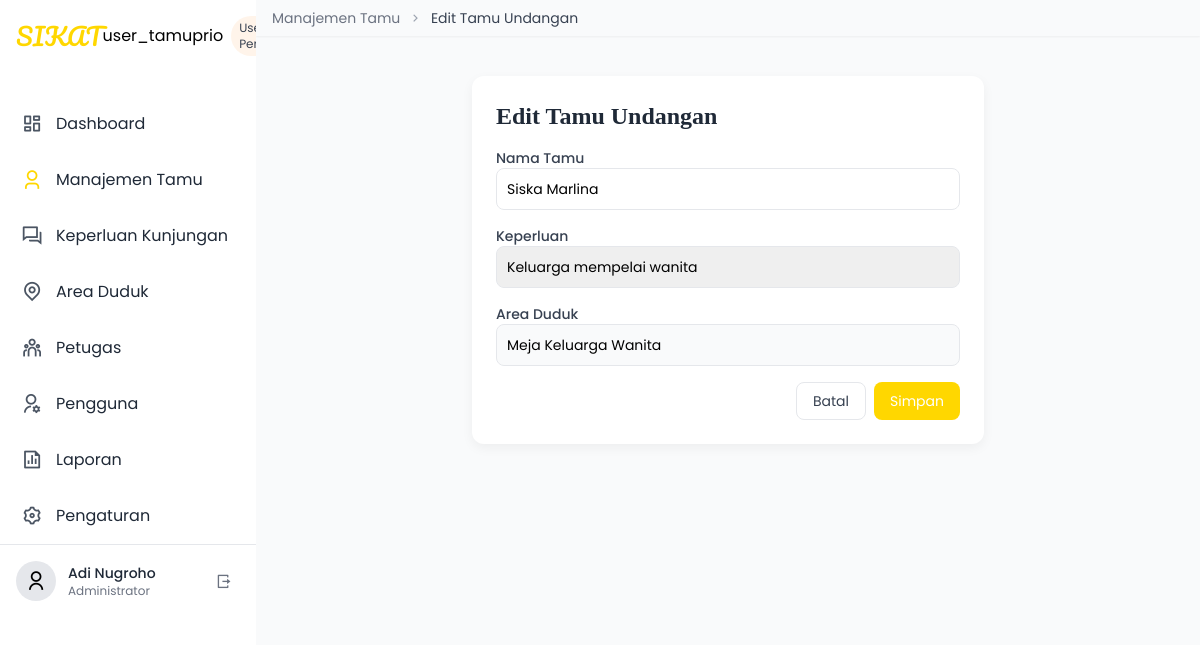
Page /user_tamuprio_edit.php?id=1 on the committed database.
### tables this page shows
CREATE TABLE `tamu_prio` (
  `id` int NOT NULL,
  `name` varchar(100) NOT NULL,
  `kategori` varchar(100) NOT NULL,
  `waktu` datetime NOT NULL
);

### user_tamuprio_edit.php (the view, shortened to what this page needs)
<?php
$db = new mysqli('localhost','root','','database_sikatbukutamu');
$categoryMap = [
  'Keluarga mempelai wanita' => ['Meja Keluarga Wanita','bg-blue-100 text-blue-700'],
  'Keluarga mempelai pria'   => ['Meja Keluarga Pria',  'bg-green-100 text-green-700'],
  'Teman dekat mempelai'     => ['Area Umum',           'bg-gray-100 text-gray-700'],
  'Rekan kerja prioritas'    => ['Area Umum',           'bg-gray-100 text-gray-700'],
  'Tokoh masyarakat'         => ['Meja VIP',            'bg-yellow-100 text-yellow-700'],
  'Tamu luar provinsi'       => ['Meja VIP',            'bg-yellow-100 text-yellow-700']
];
$id = intval($_GET['id'] ?? 0);
$res = $db->query("SELECT * FROM tamu_prio WHERE id=$id");
$row = $res->fetch_assoc();
$currentName = $row['name'];
$currentCat  = $row['kategori'];
$currentArea = $categoryMap[$currentCat][0] ?? '';
?>
<!DOCTYPE html>
<html lang="id">
<head>
  <script src="https://cdn.tailwindcss.com/3.4.16"></script>
  <link href="https://cdnjs.cloudflare.com/ajax/libs/remixicon/4.6.0/remixicon.min.css" rel="stylesheet">
</head>
<body>
  <div class="flex h-screen bg-gray-50">
    <div class="w-64 bg-white shadow-md hidden md:block">
      <div class="p-4 flex items-center">
        <h1 class="text-2xl font-['Pacifico'] text-primary">SIKAT</h1>
        user_tamuprio<span class="ml-2 text-xs bg-secondary bg-opacity-30 text-gray-700 px-2 py-1 rounded-full">User Pengantin</span>
      </div>
      <div class="mt-6">
        <?php
          $menu=['Dashboard'=>'ri-dashboard-line','Manajemen Tamu'=>'ri-user-3-line',
                 'Keperluan Kunjungan'=>'ri-question-answer-line','Area Duduk'=>'ri-map-pin-line',
                 'Petugas'=>'ri-team-line','Pengguna'=>'ri-user-settings-line',
                 'Laporan'=>'ri-file-chart-line','Pengaturan'=>'ri-settings-3-line'];
          foreach($menu as $label=>$icon):
            $active = $label==='Manajemen Tamu'?' active':'';
        ?>
        <div class="sidebar-item<?= $active ?> px-4 py-3 flex items-center">
          <div class="w-8 h-8 flex items-center justify-center text-<?= $active?'primary':'gray-600' ?>">
            <i class="<?= $icon ?> ri-lg"></i>
          </div>
          <span class="ml-2 text-gray-800"><?= $label ?></span>
        </div>
        <?php endforeach ?>
      </div>
      <div class="mt-auto p-4 border-t flex items-center">
        <div class="w-10 h-10 rounded-full bg-gray-200 flex items-center justify-center">
          <i class="ri-user-line ri-lg"></i>
        </div>
        <div class="ml-3">
          <p class="text-sm font-medium text-gray-800">Adi Nugroho</p>
          <p class="text-xs text-gray-500">Administrator</p>
        </div>
        <div class="ml-auto w-8 h-8 flex items-center justify-center">
          <i class="ri-logout-box-r-line text-gray-500"></i>
        </div>
      </div>
    </div>
    <div class="flex-1 flex flex-col overflow-hidden">
      <header class="bg-white shadow-sm z-10">
        <div class="px-4 py-2 bg-gray-50 flex items-center text-sm">
          <a href="user_tamuprio.php" class="text-gray-500">Manajemen Tamu</a>
          <i class="ri-arrow-right-s-line mx-2 text-gray-400"></i>
          <span class="text-gray-700">Edit Tamu Undangan</span>
        </div>
      </header>
      <main class="flex-1 overflow-y-auto p-4 bg-gray-50">
        <div class="card mx-auto p-6 mt-6 w-full max-w-lg">
          <h2 class="text-2xl font-serif font-semibold text-gray-800">Edit Tamu Undangan</h2>
          <form method="post" class="space-y-4 mt-4">
            <div>
              <label class="block text-sm font-medium text-gray-700">Nama Tamu</label>
              <input name="nama_tamu" type="text" required
                     class="w-full p-2.5 border border-gray-200 rounded-lg text-sm"
                     value="<?= htmlspecialchars($currentName) ?>">
            </div>
            <div>
              <label class="block text-sm font-medium text-gray-700">Keperluan</label>
              <select id="categorySelect" name="kategori" required
                      class="w-full p-2.5 border border-gray-200 rounded-lg text-sm appearance-none">
                <?php foreach(array_keys($categoryMap) as $cat): ?>
                <option<?= $cat=== $currentCat ? ' selected':'' ?>><?= $cat ?></option>
                <?php endforeach; ?>
              </select>
            </div>
            <div>
              <label class="block text-sm font-medium text-gray-700">Area Duduk</label>
              <input id="areaInput" type="text" readonly
                     class="w-full p-2.5 border border-gray-200 rounded-lg text-sm bg-gray-50"
                     value="<?= htmlspecialchars($currentArea) ?>">
            </div>
            <div class="flex justify-end space-x-2 mt-6">
              <a href="user_tamuprio.php"
                 class="px-4 py-2 border border-gray-200 rounded-lg text-sm text-gray-700">Batal</a>
              <button type="submit"
                      class="px-4 py-2 bg-primary text-white rounded-lg text-sm">Simpan</button>
            </div>
          </form>
        </div>
      </main>
    </div>
  </div>
</body>
</html>

### user_tamuprio_edit.php (style rules this page uses)
body { font-family:'Poppins',sans-serif;background:#FFFFF8 }
.font-serif { font-family:'Playfair Display',serif }
.card { background:#fff;border-radius:12px;box-shadow:0 4px 12px rgba(0,0,0,0.05);overflow:hidden;position:relative }
.card::after { content:"";position:absolute;bottom:0;right:0;width:60px;height:60px; opacity:.5;background-repeat:no-repeat;background-position:bottom right; }
.sidebar-item { transition:all .2s ease }
.sidebar-item.active { background:rgba(255,215,0,.1);border-left:3px solid #FFD700 }

### rows in the picture
tamu_prio: nama_tamu "Siska Marlina", kategori "Keluarga mempelai wanita", kategori "Meja Keluarga Wanita"

### other values in the picture
$label "Dashboard"
$label "Manajemen Tamu"
$label "Keperluan Kunjungan"
$label "Area Duduk"
$label "Petugas"
$label "Pengguna"
$label "Laporan"
$label "Pengaturan"
